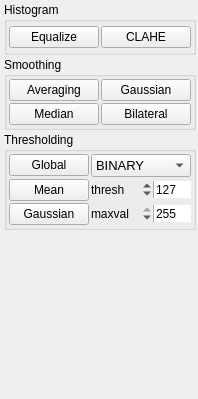
       <widget class="QWidget" name="pageGreyscaleOps">
        <property name="geometry">
         <rect>
          <x>0</x>
          <y>0</y>
          <width>198</width>
          <height>399</height>
         </rect>
        </property>
        <property name="maximumSize">
         <size>
          <width>16777215</width>
          <height>16777215</height>
         </size>
        </property>
        <attribute name="label">
         <string>Greyscale Ops</string>
        </attribute>
        <layout class="QGridLayout" name="gridLayout_15">
         <property name="leftMargin">
          <number>4</number>
         </property>
         <property name="topMargin">
          <number>2</number>
         </property>
         <property name="rightMargin">
          <number>2</number>
         </property>
         <property name="bottomMargin">
          <number>2</number>
         </property>
         <property name="spacing">
          <number>2</number>
         </property>
         <item row="2" column="0">
          <widget class="QGroupBox" name="gbThresholding">
           <property name="title">
            <string>Thresholding</string>
           </property>
           <layout class="QGridLayout" name="gridLayout_14">
            <property name="margin">
             <number>2</number>
            </property>
            <property name="spacing">
             <number>2</number>
            </property>
            <item row="0" column="0">
             <widget class="QPushButton" name="btnThreshGlobal">
              <property name="sizePolicy">
               <sizepolicy hsizetype="Maximum" vsizetype="Fixed">
                <horstretch>0</horstretch>
                <verstretch>0</verstretch>
               </sizepolicy>
              </property>
              <property name="text">
               <string>Global</string>
              </property>
             </widget>
            </item>
            <item row="2" column="0">
             <widget class="QPushButton" name="btnThreshMean">
              <property name="sizePolicy">
               <sizepolicy hsizetype="Maximum" vsizetype="Fixed">
                <horstretch>0</horstretch>
                <verstretch>0</verstretch>
               </sizepolicy>
              </property>
              <property name="text">
               <string>Mean</string>
              </property>
             </widget>
            </item>
            <item row="3" column="0">
             <widget class="QPushButton" name="btnThreshGaussian">
              <property name="sizePolicy">
               <sizepolicy hsizetype="Maximum" vsizetype="Fixed">
                <horstretch>0</horstretch>
                <verstretch>0</verstretch>
               </sizepolicy>
              </property>
              <property name="text">
               <string>Gaussian</string>
              </property>
             </widget>
            </item>
            <item row="0" column="1">
             <widget class="QComboBox" name="cbThreshType">
              <property name="sizePolicy">
               <sizepolicy hsizetype="Minimum" vsizetype="Fixed">
                <horstretch>0</horstretch>
                <verstretch>0</verstretch>
               </sizepolicy>
              </property>
              <property name="font">
               <font>
                <pointsize>10</pointsize>
               </font>
              </property>
              <property name="sizeAdjustPolicy">
               <enum>QComboBox::AdjustToMinimumContentsLength</enum>
              </property>
              <property name="minimumContentsLength">
               <number>5</number>
              </property>
              <item>
               <property name="text">
                <string>BINARY</string>
               </property>
              </item>
              <item>
               <property name="text">
                <string>BINARY_INV</string>
               </property>
              </item>
              <item>
               <property name="text">
                <string>TRUNC</string>
               </property>
              </item>
              <item>
               <property name="text">
                <string>TOZERO</string>
               </property>
              </item>
              <item>
               <property name="text">
                <string>TOZERO_INV</string>
               </property>
              </item>
             </widget>
            </item>
            <item row="3" column="1">
             <layout class="QHBoxLayout" name="horizontalLayout_5">
              <item>
               <widget class="QLabel" name="lblThreshMaxval">
                <property name="sizePolicy">
                 <sizepolicy hsizetype="Minimum" vsizetype="Preferred">
                  <horstretch>0</horstretch>
                  <verstretch>0</verstretch>
                 </sizepolicy>
                </property>
                <property name="text">
                 <string>maxval</string>
                </property>
               </widget>
              </item>
              <item>
               <widget class="QSpinBox" name="sbThreshMaxval">
                <property name="sizePolicy">
                 <sizepolicy hsizetype="Minimum" vsizetype="Fixed">
                  <horstretch>0</horstretch>
                  <verstretch>0</verstretch>
                 </sizepolicy>
                </property>
                <property name="layoutDirection">
                 <enum>Qt::RightToLeft</enum>
                </property>
                <property name="frame">
                 <bool>false</bool>
                </property>
                <property name="maximum">
                 <number>255</number>
                </property>
                <property name="value">
                 <number>255</number>
                </property>
               </widget>
              </item>
             </layout>
            </item>
            <item row="2" column="1">
             <layout class="QHBoxLayout" name="horizontalLayout_4">
              <property name="spacing">
               <number>2</number>
              </property>
              <item>
               <widget class="QLabel" name="lblThreshThresh">
                <property name="text">
                 <string>thresh</string>
                </property>
               </widget>
              </item>
              <item>
               <widget class="QSpinBox" name="sbThreshThresh">
                <property name="sizePolicy">
                 <sizepolicy hsizetype="Minimum" vsizetype="Fixed">
                  <horstretch>0</horstretch>
                  <verstretch>0</verstretch>
                 </sizepolicy>
                </property>
                <property name="layoutDirection">
                 <enum>Qt::RightToLeft</enum>
                </property>
                <property name="frame">
                 <bool>false</bool>
                </property>
                <property name="alignment">
                 <set>Qt::AlignLeading|Qt::AlignLeft|Qt::AlignVCenter</set>
                </property>
                <property name="maximum">
                 <number>255</number>
                </property>
                <property name="value">
                 <number>127</number>
                </property>
               </widget>
              </item>
             </layout>
            </item>
           </layout>
          </widget>
         </item>
         <item row="0" column="0">
          <widget class="QGroupBox" name="gbHistograms">
           <property name="title">
            <string>Histogram</string>
           </property>
           <layout class="QHBoxLayout" name="horizontalLayout_6">
            <property name="spacing">
             <number>2</number>
            </property>
            <property name="leftMargin">
             <number>2</number>
            </property>
            <property name="topMargin">
             <number>4</number>
            </property>
            <property name="rightMargin">
             <number>2</number>
            </property>
            <property name="bottomMargin">
             <number>4</number>
            </property>
            <item>
             <widget class="QPushButton" name="btnEqualizeHist">
              <property name="text">
               <string>Equalize</string>
              </property>
             </widget>
            </item>
            <item>
             <widget class="QPushButton" name="btnCLAHE">
              <property name="text">
               <string>CLAHE</string>
              </property>
             </widget>
            </item>
           </layout>
          </widget>
         </item>
         <item row="1" column="0">
          <widget class="QGroupBox" name="gbSmoothing">
           <property name="title">
            <string>Smoothing</string>
           </property>
           <layout class="QGridLayout" name="gridLayout_17">
            <property name="margin">
             <number>2</number>
            </property>
            <property name="spacing">
             <number>2</number>
            </property>
            <item row="2" column="0">
             <widget class="QPushButton" name="btnBlurMedian">
              <property name="text">
               <string>Median</string>
              </property>
             </widget>
            </item>
            <item row="0" column="0">
             <widget class="QPushButton" name="btnBlurAveraging">
              <property name="text">
               <string>Averaging</string>
              </property>
             </widget>
            </item>
            <item row="0" column="1">
             <widget class="QPushButton" name="btnBlurGaussian">
              <property name="text">
               <string>Gaussian</string>
              </property>
             </widget>
            </item>
            <item row="2" column="1">
             <widget class="QPushButton" name="btnFilterBilateral">
              <property name="text">
               <string>Bilateral</string>
              </property>
             </widget>
            </item>
           </layout>
          </widget>
         </item>
         <item row="3" column="0">
          <spacer name="verticalSpacer_3">
           <property name="orientation">
            <enum>Qt::Vertical</enum>
           </property>
           <property name="sizeHint" stdset="0">
            <size>
             <width>20</width>
             <height>40</height>
            </size>
           </property>
          </spacer>
         </item>
        </layout>
       </widget>
